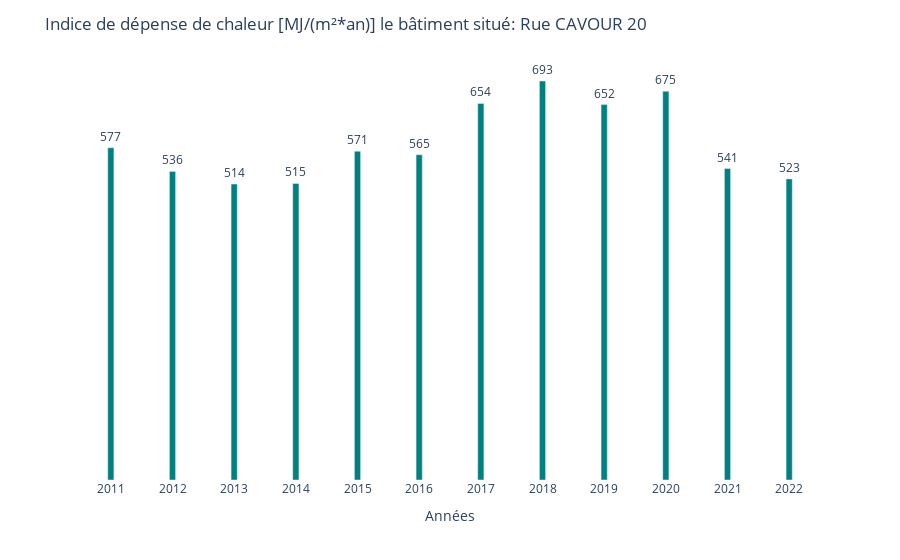

Here is the notebook cell this chart was saved with:
### Code cell
conn = psycopg2.connect(
        host="localhost",
        database="postgis_sitg",
        user="postgres",
        password="postgres",
        port="5432")

# Set the schema and table names
table_name = "SCANE_INDICE_MOYENNES_3_ANS"
schema_name = "sitg"

with conn.cursor() as cur:
    # Get the column names
    cur.execute(f"SELECT * FROM {schema_name}.{table_name} LIMIT 1")
    columns = [desc[0] for desc in cur.description]

    # Get the headers with the applied filters
    cur.execute(f"SELECT * FROM {schema_name}.{table_name} WHERE adresse = %s ORDER BY annee ASC", (nom_rue,))
    headers = cur.fetchall()

# Print the results
df_plot2 = pd.DataFrame(headers, columns=columns)
df_plot2 = df_plot2[['annee', 'indice']]
df_plot2['indice'] = df_plot2['indice'].astype(int)
df_plot2['annee'] = df_plot2['annee'].astype(int)

# close the connection
conn.close()
cur.close()

fig2 = px.bar(df_plot2, x='annee', y='indice', text_auto=True)

fig2.update_layout(
    title="Indice de dépense de chaleur [MJ/(m²*an)] le bâtiment situé: " + str(nom_rue),
    xaxis_title="Années",
    yaxis_title="Indice de dépense de chaleur [MJ/(m²*an)]",
    legend_title="Légende",
    xaxis = dict(tickmode = 'linear', dtick = 1),
    paper_bgcolor="rgba(0,0,0,0)",
    plot_bgcolor="rgba(0,0,0,0)",
    modebar = dict(bgcolor='rgba(0, 0, 0, 0)') # RGB (224,215,255) rgba(0, 0, 0, 0)
    #bargap=0.0
    )
fig2.update_traces(marker=dict(
    color="teal"), #teal
    width = 0.1, #0.2
    textfont_size=12,
    textangle=0,
    textposition="outside",
    cliponaxis=True)
fig2.update_layout(uniformtext_minsize=12, uniformtext_mode='show')
fig2.update_yaxes(visible=False)

fig2.show()

### Figure 1 — Plotly figure (JSON) as saved in the notebook; plotly's stock layout.template omitted (floating-point values rounded to 4 significant figures)
{"data": [{"alignmentgroup": "True", "cliponaxis": true, "hovertemplate": "annee=%{x}<br>indice=%{y}<extra></extra>", "legendgroup": "", "marker": {"color": "teal", "pattern": {"shape": ""}}, "name": "", "offsetgroup": "", "orientation": "v", "showlegend": false, "textangle": 0, "textfont": {"size": 12}, "textposition": "outside", "texttemplate": "%{y}", "type": "bar", "width": 0.1, "x": [2011, 2012, 2013, 2014, 2015, 2016, 2017, 2018, 2019, 2020, 2021, 2022], "xaxis": "x", "y": [577, 536, 514, 515, 571, 565, 654, 693, 652, 675, 541, 523], "yaxis": "y"}], "layout": {"barmode": "relative", "legend": {"title": {"text": "Légende"}, "tracegroupgap": 0}, "margin": {"t": 60}, "modebar": {"bgcolor": "rgba(0, 0, 0, 0)"}, "paper_bgcolor": "rgba(0,0,0,0)", "plot_bgcolor": "rgba(0,0,0,0)", "title": {"text": "Indice de dépense de chaleur [MJ/(m²*an)] le bâtiment situé: Rue CAVOUR 20"}, "uniformtext": {"minsize": 12, "mode": "show"}, "xaxis": {"anchor": "y", "domain": [0, 1], "dtick": 1, "tickmode": "linear", "title": {"text": "Années"}}, "yaxis": {"anchor": "x", "domain": [0, 1], "title": {"text": "Indice de dépense de chaleur [MJ/(m²*an)]"}, "visible": false}}}
